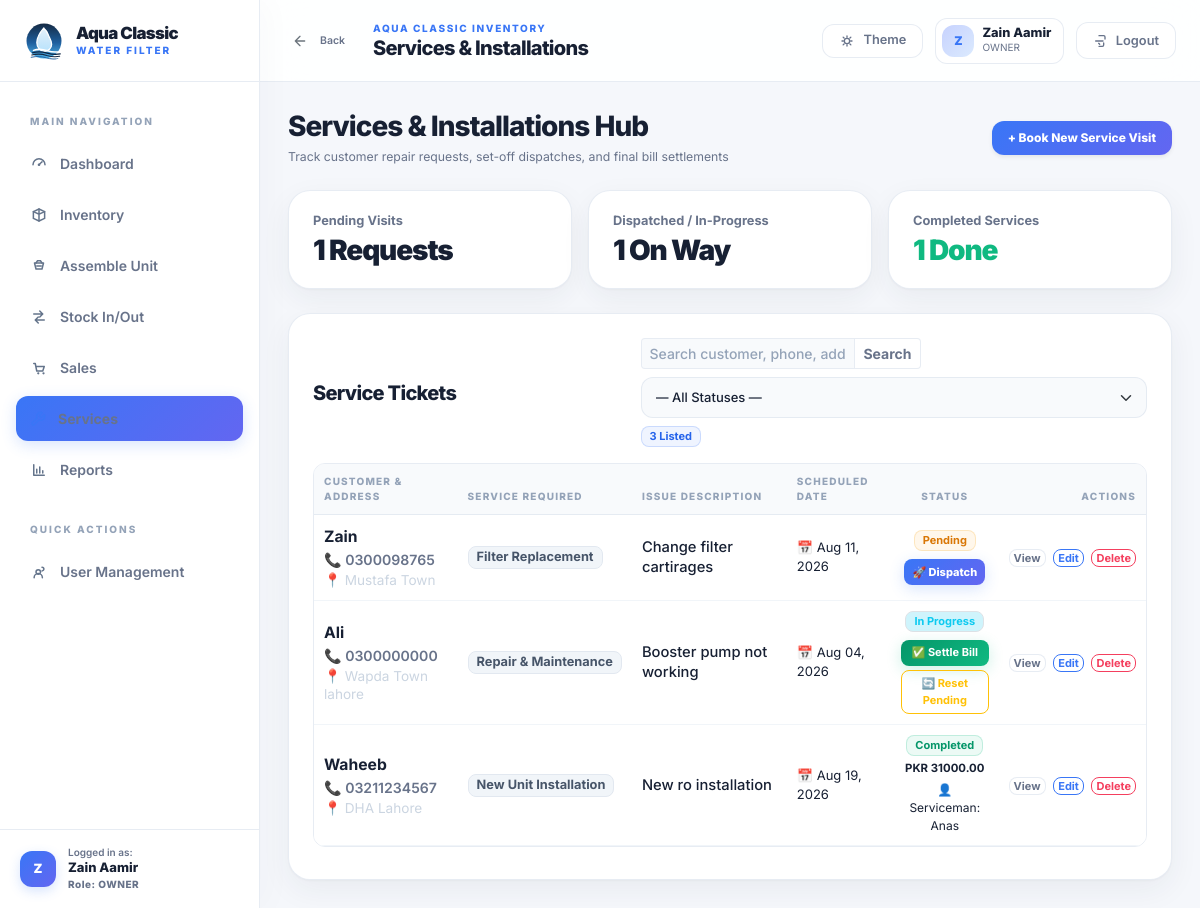
The app's page /services/ (signed in), older data.
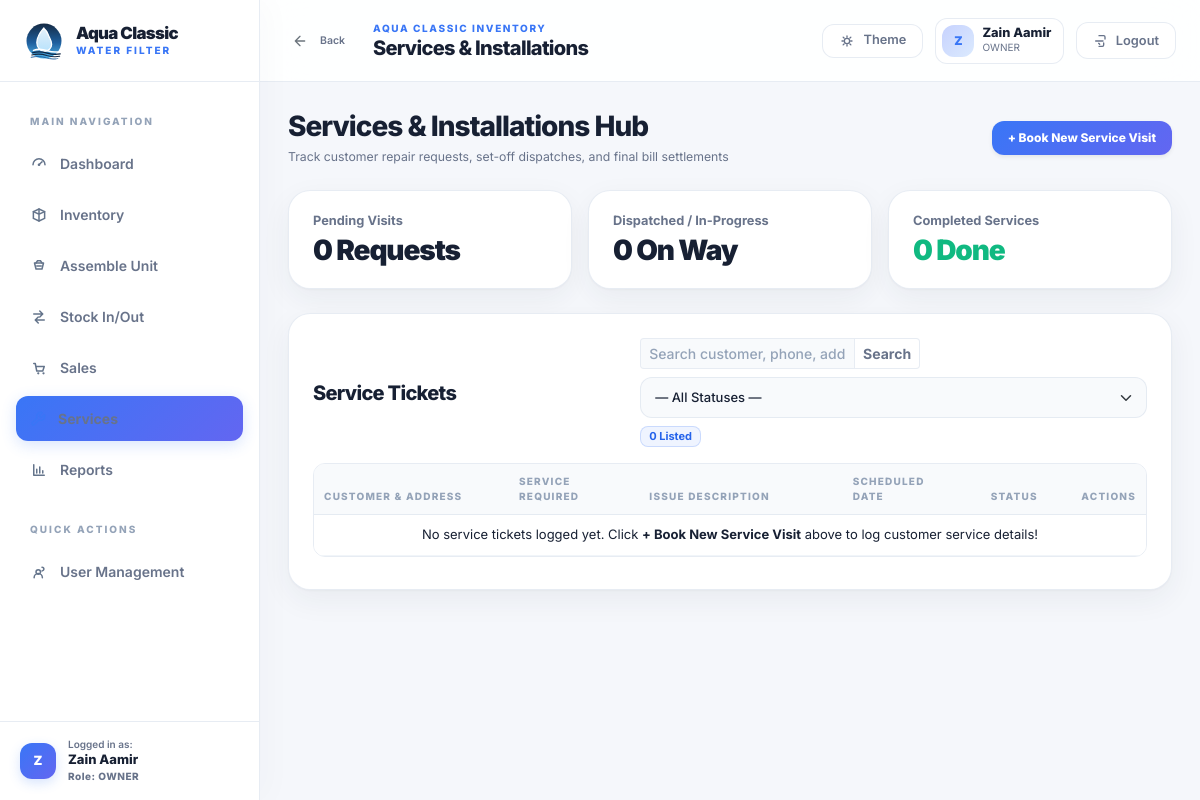
The same page, newer data.
### services/models.py (models this page shows, shortened)
class ServiceTicket(models.Model):
    class ServiceType(models.TextChoices):
        INSTALLATION = "INSTALLATION", "New Unit Installation"
        REPAIR = "REPAIR", "Repair & Maintenance"
        FILTER_CHANGE = "FILTER_CHANGE", "Filter Replacement"
        INSPECTION = "INSPECTION", "Inspection / Checkup"
        OTHER = "OTHER", "Other Service"
    class Status(models.TextChoices):
        PENDING = "PENDING", "Pending"
        IN_PROGRESS = "IN_PROGRESS", "In Progress"
        COMPLETED = "COMPLETED", "Completed"
        CANCELLED = "CANCELLED", "Cancelled"
    customer_name = models.CharField(max_length=160, verbose_name="Customer Name")
    customer_phone = models.CharField(max_length=40, verbose_name="Phone Number")
    customer_address = models.TextField(verbose_name="Customer Address / Location")
    service_type = models.CharField(
        max_length=40,
        choices=ServiceType.choices,
        default=ServiceType.REPAIR,
        verbose_name="Service Required",
    )
    issue_description = models.TextField(verbose_name="Issue / Service Request Details")
    scheduled_date = models.DateField(
        blank=True, null=True, verbose_name="Scheduled Visit Date"
    )
    scheduled_time = models.DateField(
        blank=True, null=True, verbose_name="Scheduled Visit Date"
    )
    serviceman_name = models.CharField(
        max_length=160, blank=True, verbose_name="Serviceman / Technician Name"
    )
    status = models.CharField(
        max_length=30, choices=Status.choices, default=Status.PENDING
    )
    parts_description = models.TextField(
        blank=True, verbose_name="Parts Changed / Replaced"
    )
    parts_cost = models.DecimalField(
        max_digits=10,
        decimal_places=2,
        default=Decimal("0.00"),
        verbose_name="Total Parts Price (PKR)",
    )
    service_charges = models.DecimalField(
        max_digits=10,
        decimal_places=2,
        default=Decimal("0.00"),
        verbose_name="Labor Service Fee (PKR)",
    )
    notes = models.TextField(
        blank=True, verbose_name="Resolution Note / Completion Remarks"
    )
    created_by = models.ForeignKey(
        settings.AUTH_USER_MODEL,
        on_delete=models.PROTECT,
        related_name="services_created",
    )
    created_at = models.DateTimeField(auto_now_add=True)
    updated_at = models.DateTimeField(auto_now=True)
    class Meta:
        ordering = ["-created_at"]
    @property
    def total_bill(self) -> Decimal:
        return self.parts_cost + self.service_charges

### services/views.py (the view, shortened to what this page needs)
# urls.py: path("", ServiceListView.as_view(), name="service-list"),
class ServiceListView(LoginRequiredMixin, ListView):
    model = ServiceTicket
    template_name = "services/service_list.html"
    context_object_name = "tickets"
    def get_queryset(self):
        qs = ServiceTicket.objects.select_related("created_by").all()
        q = self.request.GET.get("q", "").strip()
        status_filter = self.request.GET.get("status")
        if status_filter:
            qs = qs.filter(status=status_filter)
        return qs
    def get_context_data(self, **kwargs):
        context = super().get_context_data(**kwargs)
        context["page_title"] = "Services & Installations"
        all_tickets = ServiceTicket.objects.all()
        context["pending_count"] = all_tickets.filter(status=ServiceTicket.Status.PENDING).count()
        context["in_progress_count"] = all_tickets.filter(status=ServiceTicket.Status.IN_PROGRESS).count()
        context["completed_count"] = all_tickets.filter(status=ServiceTicket.Status.COMPLETED).count()
        context["can_manage"] = self.request.user.is_superuser or getattr(self.request.user, "role", None) == "OWNER"
        return context

### templates/services/service_list.html (shortened to what the changed rows need)
{% extends "base.html" %}
{% block page_title %}Services &amp; Installations{% endblock %}
{% block content %}
<section class="page-shell">
  <div class="d-flex flex-wrap justify-content-between align-items-center gap-3 mb-4">
    <div>
      <h1 class="h3 text-white mb-1">Services &amp; Installations Hub</h1>
    </div>
  </div>
  <div class="row g-3 mb-4">
    <div class="col-12 col-sm-4">
      <div class="kpi-card">
        <div class="kpi-card__label mb-1">Pending Visits</div>
        <div class="kpi-value text-amber">{{ pending_count }} Requests</div>
      </div>
    </div>
    <div class="col-12 col-sm-4">
      <div class="kpi-card">
        <div class="kpi-card__label mb-1">Dispatched / In-Progress</div>
        <div class="kpi-value text-cyan">{{ in_progress_count }} On Way</div>
      </div>
    </div>
    <div class="col-12 col-sm-4">
      <div class="kpi-card">
        <div class="kpi-card__label mb-1">Completed Services</div>
        <div class="kpi-value text-emerald">{{ completed_count }} Done</div>
      </div>
    </div>
  </div>
  <div class="card">
    <div class="card-body p-4">
      <div class="d-flex flex-wrap justify-content-between align-items-center gap-3 mb-3">
        <h2 class="h5 mb-0 text-white">Service Tickets</h2>
        <form method="get" class="d-flex flex-wrap align-items-center gap-2">
          <div class="input-group input-group-sm" style="max-width: 280px;">
            <input type="text" name="q" value="{{ request.GET.q }}" placeholder="Search customer, phone, address..." class="form-control form-control-sm">
            <button type="submit" class="btn btn-outline-secondary">Search</button>
          </div>
          <select name="status" class="form-select form-select-sm" onchange="this.form.submit()" style="min-width: 150px;">
            <option value="">— All Statuses —</option>
          </select>
          <span class="badge bg-primary-subtle text-primary border px-2 py-1">{{ tickets|length }} Listed</span>
        </form>
      </div>
      <div class="table-responsive">
        <table class="table table-hover align-middle mb-0" style="width: 100%;">
          <thead class="table-light">
            <tr>
              <th style="width: 24%;">Customer &amp; Address</th>
              <th style="width: 16%;">Service Required</th>
              <th style="width: 25%;">Issue Description</th>
              <th style="width: 14%;">SCHEDULED DATE</th>
              <th style="width: 14%;" class="text-center">STATUS</th>
              <th style="width: 8%;" class="text-end">Actions</th>
            </tr>
          </thead>
          <tbody>
            {% for ticket in tickets %}
              <tr>
                <td style="word-break: break-word; white-space: normal;">
                  <strong class="d-block text-white" style="font-size: 0.98rem; font-weight: 700;">{{ ticket.customer_name }}</strong>
                  <span class="d-block text-cyan" style="font-size: 0.88rem; font-weight: 600;">📞 {{ ticket.customer_phone }}</span>
                  <div style="font-size: 0.85rem; color: #cbd5e1; margin-top: 2px; line-height: 1.3;">
                    📍 {{ ticket.customer_address }}
                  </div>
                </td>
                <td style="word-break: break-word; white-space: normal;">
                  <span class="badge bg-secondary-subtle border text-body py-1 px-2" style="font-size: 0.8rem;">
                    {{ ticket.get_service_type_display }}
                  </span>
                </td>
                <td style="word-break: break-word; white-space: normal;">
                  <div class="text-white" style="font-size: 0.92rem; font-weight: 500; line-height: 1.4;">
                    {{ ticket.issue_description }}
                  </div>
                </td>
                <td style="word-break: break-word; white-space: normal;" class="text-secondary small">
                  {% if ticket.scheduled_time %}
                    📅 {{ ticket.scheduled_time|date:"M d, Y" }}
                  {% elif ticket.scheduled_date %}
                    📅 {{ ticket.scheduled_date|date:"M d, Y" }}
                  {% else %}
                    <span style="color: #94a3b8;" class="small">— Not set —</span>
                  {% endif %}
                </td>
                <td class="text-center" style="word-break: break-word; white-space: normal;">
                  {% if ticket.status == 'COMPLETED' %}
                    <span class="badge bg-success-subtle text-success border py-1 px-2 fs-7">Completed</span>
                    <div class="fw-bold text-white small mt-1">PKR {{ ticket.total_bill|floatformat:2 }}</div>
                    {% if ticket.serviceman_name %}
                      <div class="small text-cyan mt-1" style="font-size: 0.75rem;">👤 Serviceman: {{ ticket.serviceman_name }}</div>
                    {% endif %}
                  {% elif ticket.status == 'IN_PROGRESS' %}
                    <span class="badge bg-info-subtle text-info border py-1 px-2 fs-7 mb-1">In Progress</span>
                    <div class="d-flex flex-column gap-1 align-items-center mt-1">
                      <button type="button" class="btn btn-xs btn-success w-100" data-bs-toggle="modal" data-bs-target="#completeModal{{ ticket.pk }}">
                        ✅ Settle Bill
                      </button>
                      <form method="post" action="{% url 'services:service-reset-pending' ticket.pk %}" class="w-100">
                        <button type="submit" class="btn btn-xs btn-outline-warning w-100" title="Serviceman returned without visit: Reset to Pending">
                          🔄 Reset Pending
                        </button>
                      </form>
                    </div>
                  {% elif ticket.status == 'CANCELLED' %}
                    <span class="badge bg-danger-subtle text-danger border py-1 px-2 fs-7">Cancelled</span>
                  {% else %}
                    <span class="badge bg-warning-subtle text-warning border py-1 px-2 fs-7 mb-1">Pending</span>
                    <form method="post" action="{% url 'services:service-dispatch' ticket.pk %}" class="mt-1">
                      <button type="submit" class="btn btn-xs btn-primary px-2" title="Click when serviceman sets off to destination">
                        🚀 Dispatch
                      </button>
                    </form>
                  {% endif %}
                </td>
                <td class="text-end text-nowrap">
                  <a href="{% url 'services:service-detail' ticket.pk %}" class="btn btn-xs btn-outline-secondary py-0 px-1" title="View Job Sheet">View</a>
                  <a href="{% url 'services:service-edit' ticket.pk %}" class="btn btn-xs btn-outline-primary py-0 px-1 ms-1" title="Edit Ticket">Edit</a>
                  {% if can_manage %}
                    <a href="{% url 'services:service-delete' ticket.pk %}" class="btn btn-xs btn-outline-danger py-0 px-1 ms-1" title="Delete Ticket">Delete</a>
                  {% endif %}
                </td>
              </tr>
            {% empty %}
              <tr>
                <td colspan="6" class="text-center py-5 text-secondary">
                  {% if request.GET.q or request.GET.status %}
                    No service tickets found matching your search. Try clearing filters above.
                  {% else %}
                    No service tickets logged yet. Click <strong class="text-white">+ Book New Service Visit</strong> above to log customer service details!
                  {% endif %}
                </td>
              </tr>
            {% endfor %}
          </tbody>
        </table>
      </div>
    </div>
  </div>
</section>
{% endblock %}

Row changes from the older to the newer data that the page shows:
removed ServiceTicket: customer_name "Zain", customer_phone "0300098765", customer_address "Mustafa Town", service_type "Filter Replacement", issue_description "Change filter cartirages", scheduled_time "Aug 11, 2026", status "Pending"
removed ServiceTicket: customer_name "Ali", customer_phone "0300000000", customer_address "Wapda Town lahore", service_type "Repair & Maintenance", issue_description "Booster pump not working", scheduled_time "Aug 04, 2026"
removed ServiceTicket: customer_name "Waheeb", customer_phone "03211234567", customer_address "DHA Lahore", service_type "New Unit Installation", issue_description "New ro installation", scheduled_time "Aug 19, 2026", total_bill "31000.00", serviceman_name "Anas"
Text that changed along with them:
{{ pending_count }}: "1" → "0"
{{ in_progress_count }}: "1" → "0"
{{ completed_count }}: "1" → "0"
{{ tickets|length }}: "3" → "0"
text now shown: "No service tickets logged yet. Click + Book New Service Visit above to log customer service details!"
